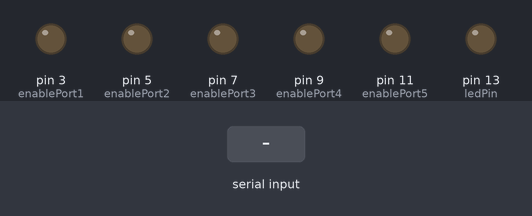
A sketch run on a simulated Arduino Uno, built with avr-gcc and run on an emulated ATmega328P. Shown: output pins drawn as LEDs (lit = HIGH). Inputs (shaded band) come from the test bench. What the sketch prints to the serial monitor is not drawn.

Above: at 1.2 s.
1.3 s: "q\n" received over Serial
At 2.4 s:
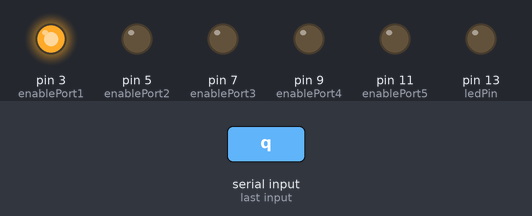
2.8 s: byte 119 ('w') received over Serial
At 3.6 s:
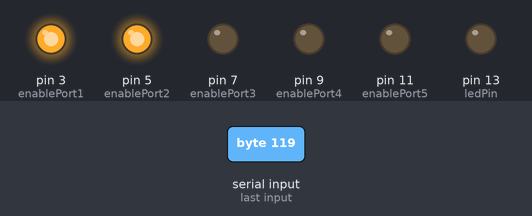
4.3 s: byte 101 ('e') received over Serial
At 4.9 s:
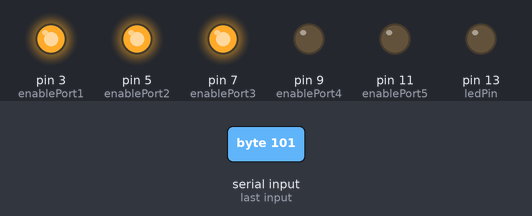
5.8 s: byte 114 ('r') received over Serial
At 7.0 s:
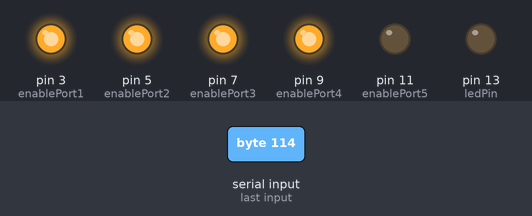
7.3 s: byte 116 ('t') received over Serial
At 8.3 s:
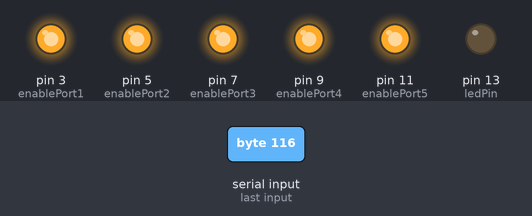
8.8 s: byte 121 ('y') received over Serial
At 9.5 s:
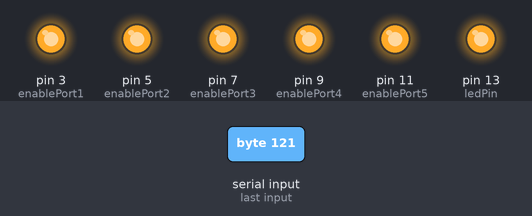
Timing chart, 0 to 11.3 s (numbered marks = the images above; inputs shaded):
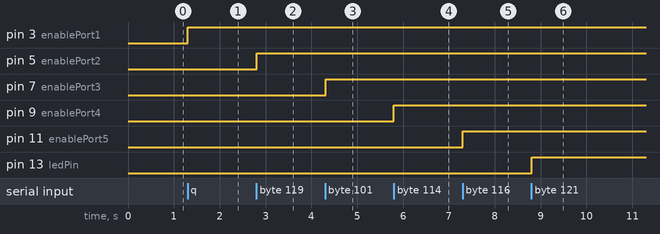

Measured:
- after the input at 1.3 s, pin 3 (enablePort1): LOW → HIGH at once
- after the input at 2.8 s, pin 5 (enablePort2): LOW → HIGH at once
- after the input at 4.3 s, pin 7 (enablePort3): LOW → HIGH at once
- after the input at 5.8 s, pin 9 (enablePort4): LOW → HIGH at once
- after the input at 7.3 s, pin 11 (enablePort5): LOW → HIGH at once
- after the input at 8.8 s, pin 13 (ledPin): LOW → HIGH at once

The sketch:

usb_ppps_crtl.ino
```cpp
// This sketch is for controlling the power to usb ports on a hub, where the 5v line
//is broken through a mosfet controlled by a digital pin
// Read data from the serial and turn ON or OFF a pwr switch depending on the value
char val; // Data received from the serial port
const int ledPin = 13; // Set the pin to digital I/O 4
const int enablePort1 = 3; // switch pin to enable port1 pwr
const int enablePort2 = 5; // switch pin to enable port2 pwr
const int enablePort3 = 7; // switch pin to enable port3 pwr
const int enablePort4 = 9; // switch pin to enable port4 pwr
const int enablePort5 = 11; // switch pin to enable port5 pwr

void setup()
{
pinMode(ledPin, OUTPUT); // Set pin as OUTPUT
pinMode(enablePort1, OUTPUT); // pin for enable port1 pwr
pinMode(enablePort2, OUTPUT); // pin for enable port2 pwr
pinMode(enablePort3, OUTPUT); // pin for enable port3 pwr
pinMode(enablePort4, OUTPUT); // pin for enable port4 pwr
pinMode(enablePort5, OUTPUT); // pin for enable port5 pwr


Serial.begin(9600); // Start serial communication at 9600 bps
// prints title with ending line break
Serial.println("Power On");
val='h';
}

void loop() {
if (Serial.available()) { // If data is available to read,
val = Serial.read(); // read it and store it in val
}
switch (val){
    case 'q':
      digitalWrite(enablePort1, HIGH);
      break;
    case 'w':
      digitalWrite(enablePort2, HIGH);
      break;
    case 'e':
      digitalWrite(enablePort3, HIGH);
      break;
    case 'r':
      digitalWrite(enablePort4, HIGH);
      break;
    case 't':
      digitalWrite(enablePort5, HIGH);
      break;
    case 'y':
      digitalWrite(ledPin, HIGH);
      break;
    case 'a':
      digitalWrite(enablePort1, LOW);
      break;
    case 's':
      digitalWrite(enablePort2, LOW);
      break;
    case 'd':
      digitalWrite(enablePort3, LOW);
      break;
    case 'f':
      digitalWrite(enablePort4, LOW);
      break;
    case 'g':
      digitalWrite(enablePort5, LOW);
      break;
    case 'h':
      digitalWrite(ledPin, LOW);
      break;
}


delay(10); // Wait 10 milliseconds for next reading
}
```

12_26_lesson.c
```cpp
/* this is some code trying to solve problem, rather that writing a new program for each problem,*
* im writing one program with a problem chooser table. */

#include <stdio.h>

int chooser();    //prototype for table of contents function

int main()
{
	chooser();
	return 0;
}

int chooser()
{
	char choice;
	char Names();

	printf("Choose the file to run:\n");
        printf("1 = Hello World\n");
        printf("2 = Names\n");
        printf("3 = Sums\n");
        printf("4 = Multiplication Tables\n");
        printf("5 = Prime Numbers\n");
        printf("6 = Guessing Game\n");
        printf("7 = Leap Years\n");
	ToC:
        printf("Type choice and Press Enter:");
        scanf( "%c", &choice);

	switch(choice)
	{
		case '1':
				printf("Hello World\n");
				break;
                case '2':
                                Names();
                                break;
                case '3':
                                printf("program not yet implemented\n");
                                break;
                case '4':
                                printf("program not yet implemented\n");
                                break;
                case '5':
                                printf("program not yet implemented\n");
                                break;
                case '6':
                                printf("program not yet implemented\n");
                                break;
                case '7':
                                printf("program not yet implemented\n");
                                break;
		default:
				printf("try again\n");
				goto ToC;
	}
}
char Names()
{
	char inName[20];
	printf("Print your name and press enter:\n");
	scanf( "%c",&inName);
	if (inName == "Bob" || "Alice")
	{
		printf("Hello %c,\n", inName);
	}
	else
		printf("Unknown user\n");
}
```

loopsifelse2.c
```cpp
#include <stdio.h>

/*learning about loops, and if statements*/

int main()
{
int var1, var2;
printf ("Number of rounds: ");
scanf ("%d", &var1);
for (var2=1;var2<=var1;++var2)
{
  if (var2%10==0 && var2==10)
  	{
  	printf ("Round 10 complete, first ten rounds down \n");
  	}
  else if (var2%10==0)
  	{
  	printf ("Round %d complete, another ten rounds down \n", var2);
  	}
  else
  	{
  	printf ("Round %d complete \n", var2);
  	}
}
return 0;
}
```
